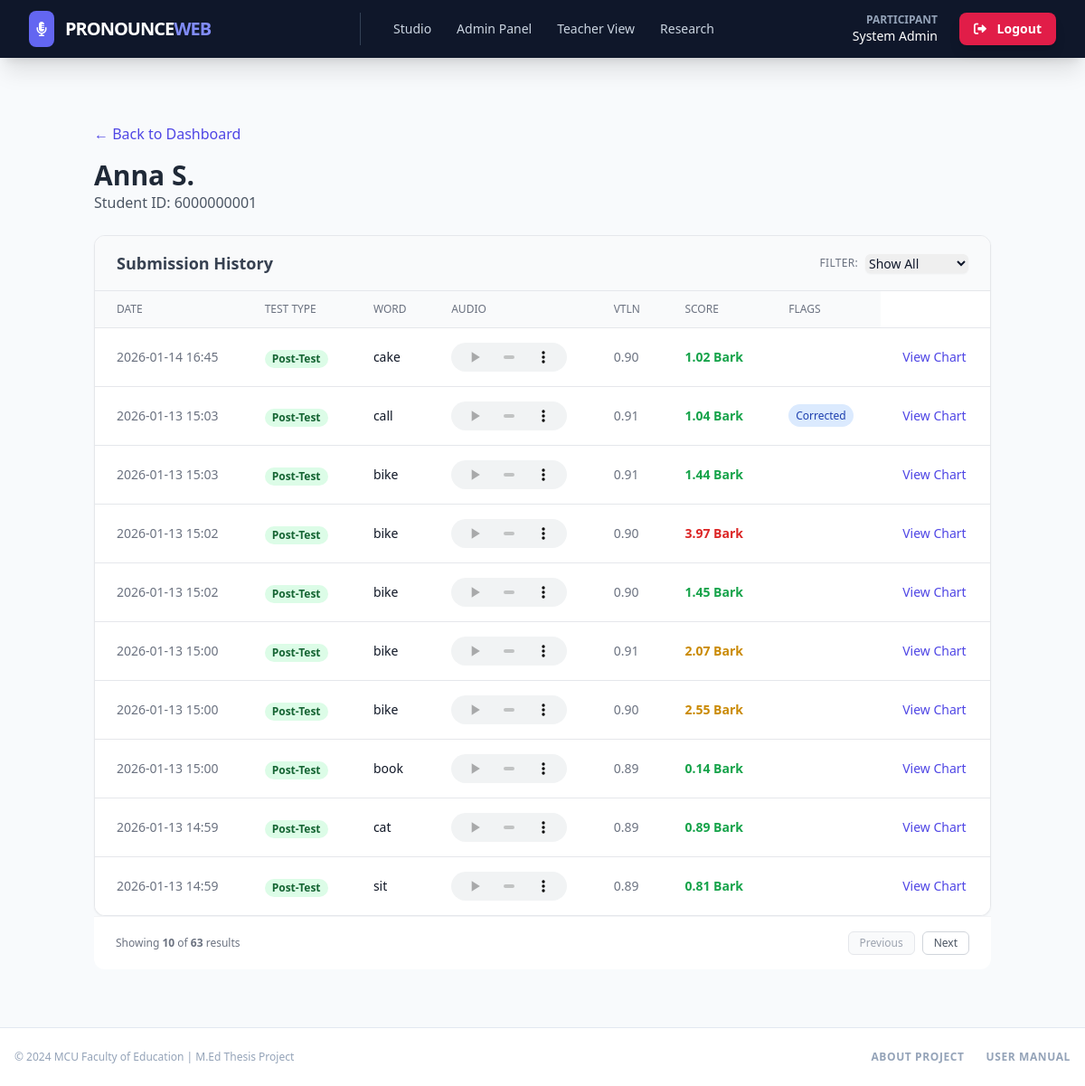
Page /dashboard/teacher/student/20 (signed in) on the committed database.
### models.py (models this page shows, shortened)
class User(UserMixin, db.Model):
    __tablename__ = "users"
    id = db.Column(db.Integer, primary_key=True)
    username = db.Column(db.String(64), unique=True, index=True, nullable=False)
    password_hash = db.Column(db.String(256), nullable=False)
    first_name = db.Column(db.String(64), nullable=False)
    last_name = db.Column(db.String(64), nullable=False)
    student_id = db.Column(db.String(20), unique=True, nullable=True, index=True)
    role = db.Column(db.String(20), default="student", nullable=False)
    consented_at = db.Column(db.DateTime, nullable=True)
    created_at = db.Column(db.DateTime, default=lambda: datetime.now(timezone.utc))
    submissions = db.relationship("Submission", backref="user", lazy="dynamic")

class Submission(db.Model):
    __tablename__ = "submissions"
    id = db.Column(db.Integer, primary_key=True)
    user_id = db.Column(db.Integer, db.ForeignKey("users.id"), nullable=False)
    word_id = db.Column(db.Integer, db.ForeignKey("words.id"), nullable=False)
    test_type = db.Column(db.String(10), default="pre")  # 'pre' or 'post'
    file_path = db.Column(db.String(256), nullable=False)
    file_size_bytes = db.Column(db.Integer, nullable=True)
    timestamp = db.Column(db.DateTime, default=lambda: datetime.now(timezone.utc))
    analysis = db.relationship(
        "AnalysisResult",
        backref="submission",
        uselist=False,
        cascade="all, delete-orphan",
    )

class Word(db.Model):
    __tablename__ = "words"
    id = db.Column(db.Integer, primary_key=True)
    text = db.Column(db.String(64), unique=True, nullable=False)  # e.g., 'moon'
    sequence_order = db.Column(db.Integer, nullable=False)  # 1 to 20
    ipa = db.Column(db.String(64), nullable=True)  # e.g., /muːn/
    vowels = db.Column(db.String(64), nullable=True)  # e.g., uː
    stressed_vowel = db.Column(db.String(10), nullable=True)  # e.g., uː
    audio_path = db.Column(db.String(256), nullable=True)  # Path to MP3
    submissions = db.relationship("Submission", backref="target_word", lazy="dynamic")

class AnalysisResult(db.Model):
    __tablename__ = "analysis_results"
    id = db.Column(db.Integer, primary_key=True)
    submission_id = db.Column(
        db.Integer, db.ForeignKey("submissions.id"), nullable=False
    )
    f1_raw = db.Column(db.Float)
    f2_raw = db.Column(db.Float)
    f1_ref = db.Column(db.Float)
    f2_ref = db.Column(db.Float)
    scaling_factor = db.Column(db.Float, default=1.0)  # The 'alpha'
    f1_norm = db.Column(db.Float)  # Student F1 / alpha
    f2_norm = db.Column(db.Float)  # Student F2 / alpha
    distance_hz = db.Column(db.Float)  # Euclidean distance in Hz
    distance_bark = db.Column(db.Float)  # Perceptual distance
    is_deep_voice_corrected = db.Column(
        db.Boolean, default=False
    )  # True if 4000Hz ceiling was used
    is_outlier = db.Column(db.Boolean, default=False)  # True if score > threshold
    updated_at = db.Column(db.DateTime, default=lambda: datetime.now(timezone.utc))

### dashboard_routes.py (the view)
@dashboards.route("/teacher/student/<int:user_id>")
@login_required
def student_detail(user_id):
    if current_user.role not in ["teacher", "admin"]:
        flash("Access denied.", "danger")
        return redirect(url_for("index"))
    student = User.query.get_or_404(user_id)
    if student.role != "student":
        flash("Invalid student selection.", "warning")
        return redirect(url_for("dashboards.teacher_dashboard"))
    test_type_filter = request.args.get("test_type", "all")
    page = request.args.get("page", 1, type=int)
    per_page = 10
    query = student.submissions.order_by(Submission.timestamp.desc())
    if test_type_filter in ["pre", "post"]:
        query = query.filter(Submission.test_type == test_type_filter)
    submissions_pagination = query.paginate(
        page=page, per_page=per_page, error_out=False
    )
    return render_template(
        "dashboards/student_detail.html",
        student=student,
        submissions=submissions_pagination,
        current_filter=test_type_filter,
    )

### templates/dashboards/student_detail.html (shortened to what this page needs)
{% extends "base.html" %}
{% block content %}
<div class="container mx-auto px-4 py-8">
    <div class="mb-6">
        <a href="{{ url_for('dashboards.teacher_dashboard') }}"
            class="text-indigo-600 hover:underline mb-4 inline-block">&larr; Back to Dashboard</a>
        <h1 class="text-3xl font-bold text-gray-800">{{ student.first_name }} {{ student.last_name }}</h1>
        <p class="text-gray-600">Student ID: {{ student.student_id }}</p>
    </div>
    <div class="bg-white rounded-xl shadow-sm border border-gray-200 overflow-hidden">
        <div class="px-6 py-4 border-b border-gray-200 bg-gray-50">
            <div class="flex flex-col sm:flex-row justify-between items-center gap-4">
                <h2 class="text-lg font-semibold text-gray-700">Submission History</h2>
                <form method="GET" action="{{ url_for('dashboards.student_detail', user_id=student.id) }}">
                    <div class="flex items-center gap-2">
                        <label for="test_type"
                            class="text-xs font-medium text-gray-500 uppercase tracking-wide">Filter:</label>
                        <select name="test_type" id="test_type" onchange="this.form.submit()"
                            class="text-sm border-gray-300 rounded-md shadow-sm focus:border-indigo-300 focus:ring focus:ring-indigo-200 focus:ring-opacity-50">
                            <option value="all" {% if current_filter=='all' %}selected{% endif %}>Show All</option>
                        </select>
                    </div>
                </form>
            </div>
        </div>
        {% if submissions %}
        <table class="min-w-full divide-y divide-gray-200">
            <thead class="bg-gray-50">
                <tr>
                    <th class="px-6 py-3 text-left text-xs font-medium text-gray-500 uppercase">Date</th>
                    <th class="px-6 py-3 text-left text-xs font-medium text-gray-500 uppercase">Test Type</th>
                    <th class="px-6 py-3 text-left text-xs font-medium text-gray-500 uppercase">Word</th>
                    <th class="px-6 py-3 text-left text-xs font-medium text-gray-500 uppercase">Audio</th>
                    <th class="px-6 py-3 text-left text-xs font-medium text-gray-500 uppercase">VTLN</th>
                    <th class="px-6 py-3 text-left text-xs font-medium text-gray-500 uppercase">Score</th>
                    <th class="px-6 py-3 text-left text-xs font-medium text-gray-500 uppercase">Flags</th>
                </tr>
            </thead>
            <tbody class="bg-white divide-y divide-gray-200">
                {% for sub in submissions %}
                <tr>
                    <td class="px-6 py-4 whitespace-nowrap text-sm text-gray-500">
                        {{ sub.timestamp.strftime('%Y-%m-%d %H:%M') }}
                    </td>
                    <td class="px-6 py-4 whitespace-nowrap">
                        {% if sub.test_type == 'pre' %}
                        <span
                            class="px-2 inline-flex text-xs leading-5 font-semibold rounded-full bg-indigo-100 text-indigo-800">
                            Pre-Test
                        </span>
                        {% else %}
                        <span
                            class="px-2 inline-flex text-xs leading-5 font-semibold rounded-full bg-green-100 text-green-800">
                            Post-Test
                        </span>
                        {% endif %}
                    </td>
                    <td class="px-6 py-4 whitespace-nowrap text-sm font-medium text-gray-900">
                        {{ sub.target_word.text }}
                    </td>
                    <td class="px-6 py-4 whitespace-nowrap text-sm text-gray-500">
                        <audio controls class="h-8 w-32">
                            <source src="{{ url_for('get_submission_audio', filepath=sub.file_path) }}"
                                type="audio/mpeg">
                        </audio>
                    </td>
                    {% if sub.analysis %}
                    <td class="px-6 py-4 whitespace-nowrap text-sm text-gray-500">
                        {{ "%.2f"|format(sub.analysis.scaling_factor) }}
                    </td>
                    <td class="px-6 py-4 whitespace-nowrap text-sm">
                        {% set d = sub.analysis.distance_bark %}
                        {% if d is not none %}
                        {% if d < 1.5 %} <span class="text-green-600 font-bold">{{ "%.2f"|format(d) }} Bark</span>
                            {% elif d < 3.0 %} <span class="text-yellow-600 font-bold">{{ "%.2f"|format(d) }}
                                Bark</span>
                                {% else %} <span class="text-red-600 font-bold">{{ "%.2f"|format(d) }} Bark</span>
                                {% endif %}
                                {% else %}
                                <span class="text-gray-400">N/A</span>
                                {% endif %}
                    </td>
                    <td class="px-6 py-4 whitespace-nowrap text-xs">
                        {% if sub.analysis.is_deep_voice_corrected %}
                        <span class="px-2 py-1 bg-blue-100 text-blue-800 rounded-full mr-1">Corrected</span>
                        {% endif %}
                    </td>
                    <td class="px-6 py-4 whitespace-nowrap text-sm text-gray-500">
                        <button onclick="openChartModal('{{ sub.id }}')"
                            class="text-indigo-600 hover:text-indigo-900 font-medium">
                            View Chart
                        </button>
                    </td>
                    {% else %}
                    <td colspan="4" class="px-6 py-4 whitespace-nowrap text-sm text-gray-400 italic">
                        Pending Analysis...
                    </td>
                    {% endif %}
                </tr>
                {% endfor %}
            </tbody>
        </table>
    </div>
    {% if submissions.total > 10 %}
    <div class="px-6 py-4 border-t border-gray-100 bg-white flex justify-between items-center rounded-b-xl">
        <span class="text-xs text-gray-500">
            Showing <strong>{{ submissions.items|length }}</strong> of <strong>{{ submissions.total }}</strong> results
        </span>
        <div class="flex gap-2">
            {% if submissions.has_prev %}
            <a href="{{ url_for('dashboards.student_detail', user_id=student.id, page=submissions.prev_num, test_type=current_filter) }}"
                class="px-3 py-1 border border-gray-300 rounded-md text-xs text-gray-600 hover:bg-gray-100 transition">Previous</a>
            {% else %}
            <button
                class="px-3 py-1 border border-gray-200 rounded-md text-xs text-gray-400 bg-gray-50 cursor-not-allowed"
                disabled>Previous</button>
            {% endif %}
            {% if submissions.has_next %}
            <a href="{{ url_for('dashboards.student_detail', user_id=student.id, page=submissions.next_num, test_type=current_filter) }}"
                class="px-3 py-1 border border-gray-300 rounded-md text-xs text-gray-600 hover:bg-gray-100 transition">Next</a>
            {% else %}
            <button
                class="px-3 py-1 border border-gray-200 rounded-md text-xs text-gray-400 bg-gray-50 cursor-not-allowed"
                disabled>Next</button>
            {% endif %}
        </div>
    </div>
    {% endif %}
    {% else %}
    <div class="p-8 text-center text-gray-500">
        No submissions found for filter: <strong>{{ current_filter|upper }}</strong>.
    </div>
    {% endif %}
</div>
</div>
{% endblock %}

### templates/base.html (shortened to what this page needs)
<!DOCTYPE html>
<html lang="en">
<head>
    <script src="https://cdn.tailwindcss.com"></script>
    <link href="https://cdnjs.cloudflare.com/ajax/libs/font-awesome/6.0.0/css/all.min.css" rel="stylesheet">
    <link rel="stylesheet" href="{{ url_for('static', filename='css/styles.css') }}">
</head>
<body class="bg-slate-50 font-sans text-slate-900 flex flex-col min-h-screen">
    <nav class="bg-slate-900 text-white shadow-xl sticky top-0 z-50">
        <div class="max-w-7xl mx-auto px-4 sm:px-6 lg:px-8">
            <div class="flex items-center justify-between h-16">
                <div class="flex items-center">
                    <a href="{{ url_for('index') }}" class="flex items-center space-x-2 md:space-x-3 group">
                        <div class="bg-indigo-500 p-1.5 md:p-2 rounded-lg group-hover:bg-indigo-400 transition">
                            <i class="fas fa-microphone-lines text-white"></i>
                        </div>
                        <span class="font-black text-lg md:text-xl tracking-tighter uppercase">Pronounce<span
                                class="text-indigo-400">Web</span></span>
                    </a>
                </div>
                {% if current_user.role == 'admin' %}
                <div class="hidden md:flex items-center space-x-1 ml-6 border-l border-slate-700 pl-6">
                    <a href="{{ url_for('index') }}"
                        class="px-3 py-2 rounded-md text-sm font-medium text-slate-300 hover:text-white hover:bg-slate-800 transition">Studio</a>
                    <a href="{{ url_for('dashboards.admin_dashboard') }}"
                        class="px-3 py-2 rounded-md text-sm font-medium text-slate-300 hover:text-white hover:bg-slate-800 transition">Admin
                        Panel</a>
                    <a href="{{ url_for('dashboards.teacher_dashboard') }}"
                        class="px-3 py-2 rounded-md text-sm font-medium text-slate-300 hover:text-white hover:bg-slate-800 transition">Teacher
                        View</a>
                    <a href="{{ url_for('dashboards.research_dashboard') }}"
                        class="px-3 py-2 rounded-md text-sm font-medium text-slate-300 hover:text-white hover:bg-slate-800 transition">Research</a>
                </div>
                {% endif %}
                <div class="flex items-center space-x-2 md:space-x-6">
                    {% if current_user.is_authenticated %}
                    <div class="hidden md:flex flex-col items-end">
                        <span class="text-xs font-bold text-slate-400 uppercase">Participant</span>
                        <span class="text-sm font-medium">{{ current_user.first_name }} {{ current_user.last_name
                            }}</span>
                    </div>
                    <a href="{{ url_for('auth.logout') }}"
                        class="bg-rose-600 hover:bg-rose-700 text-white px-4 py-2 rounded-lg text-sm font-bold transition shadow-lg">
                        <i class="fas fa-sign-out-alt mr-2"></i> Logout
                    </a>
                    {% else %}
                    <a href="{{ url_for('auth.login') }}"
                        class="text-slate-300 hover:text-white font-bold text-sm">Login</a>
                    <a href="{{ url_for('auth.register') }}"
                        class="bg-indigo-600 hover:bg-indigo-700 px-3 py-1.5 md:px-4 md:py-2 rounded-lg text-sm font-bold transition">Register</a>
                    {% endif %}
                </div>
            </div>
        </div>
    </nav>
    <main class="flex-grow">
        <div class="max-w-7xl mx-auto pt-10 pb-8 px-4 sm:px-6 lg:px-8">
            {% block content %}{% endblock %}
    </main>
    <footer class="bg-white border-t border-slate-200 py-6 mt-auto">
        <div class="max-w-7xl mx-auto px-4 flex flex-col md:flex-row justify-between items-center gap-4">
            <p class="text-slate-400 text-xs font-medium">
                &copy; 2024 MCU Faculty of Education | M.Ed Thesis Project
            </p>
            <div class="flex items-center gap-6">
                <a href="{{ url_for('about') }}"
                    class="text-slate-400 hover:text-indigo-600 text-xs font-bold uppercase tracking-wider transition">About
                    Project</a>
                <a href="{{ url_for('manual') }}"
                    class="text-slate-400 hover:text-indigo-600 text-xs font-bold uppercase tracking-wider transition">User
                    Manual</a>
            </div>
        </div>
    </footer>
</body>
</html>

### rows in the picture
User: first_name "System", last_name "Admin"
User: first_name "Anna", last_name "S.", student_id "6000000001"
Submission: timestamp "2026-01-14 16:45", test_type "Post-Test", target_word.text "cake"
AnalysisResult: analysis.scaling_factor "0.90", distance_bark "1.02"
Submission: timestamp "2026-01-13 15:03", test_type "Post-Test", target_word.text "call", shows "Corrected"
AnalysisResult: analysis.scaling_factor "0.91", distance_bark "1.04"
Submission: timestamp "2026-01-13 15:03", test_type "Post-Test", target_word.text "bike"
AnalysisResult: analysis.scaling_factor "0.91", distance_bark "1.44"
Submission: timestamp "2026-01-13 15:02", test_type "Post-Test", target_word.text "bike"
AnalysisResult: analysis.scaling_factor "0.90", distance_bark "3.97"
Submission: timestamp "2026-01-13 15:02", test_type "Post-Test", target_word.text "bike"
AnalysisResult: analysis.scaling_factor "0.90", distance_bark "1.45"
Submission: timestamp "2026-01-13 15:00", test_type "Post-Test", target_word.text "bike"
AnalysisResult: analysis.scaling_factor "0.91", distance_bark "2.07"
Submission: timestamp "2026-01-13 15:00", test_type "Post-Test", target_word.text "bike"
AnalysisResult: analysis.scaling_factor "0.90", distance_bark "2.55"
Submission: timestamp "2026-01-13 15:00", test_type "Post-Test", target_word.text "book"
AnalysisResult: analysis.scaling_factor "0.89", distance_bark "0.14"
Submission: timestamp "2026-01-13 14:59", test_type "Post-Test", target_word.text "cat"
AnalysisResult: analysis.scaling_factor "0.89", distance_bark "0.89"
Submission: timestamp "2026-01-13 14:59", test_type "Post-Test", target_word.text "sit"
AnalysisResult: analysis.scaling_factor "0.89", distance_bark "0.81"

### other values in the picture
{{ submissions.items|length }} "10"
{{ submissions.total }} "63"
